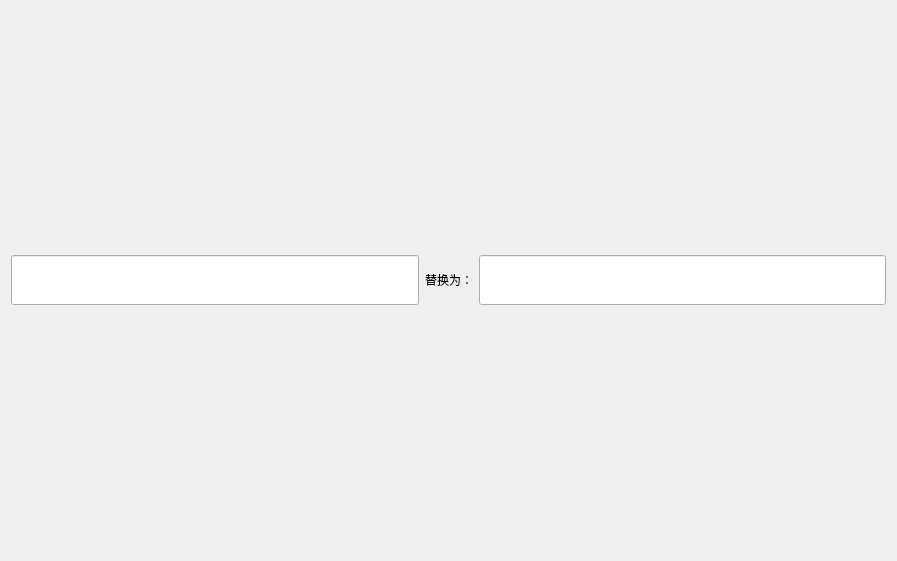
<?xml version="1.0" encoding="UTF-8"?>
<ui version="4.0">
 <class>TabReplace</class>
 <widget class="QWidget" name="TabReplace">
  <property name="geometry">
   <rect>
    <x>0</x>
    <y>0</y>
    <width>897</width>
    <height>561</height>
   </rect>
  </property>
  <property name="windowTitle">
   <string>Form</string>
  </property>
  <layout class="QGridLayout" name="gridLayout">
   <item row="0" column="0">
    <layout class="QHBoxLayout" name="horizontalLayout">
     <item>
      <widget class="QLineEdit" name="lineEdit_src">
       <property name="sizePolicy">
        <sizepolicy hsizetype="Expanding" vsizetype="Fixed">
         <horstretch>0</horstretch>
         <verstretch>0</verstretch>
        </sizepolicy>
       </property>
       <property name="minimumSize">
        <size>
         <width>0</width>
         <height>50</height>
        </size>
       </property>
       <property name="inputMethodHints">
        <set>Qt::ImhNone</set>
       </property>
       <property name="text">
        <string/>
       </property>
      </widget>
     </item>
     <item>
      <widget class="QLabel" name="label">
       <property name="sizePolicy">
        <sizepolicy hsizetype="Preferred" vsizetype="Fixed">
         <horstretch>0</horstretch>
         <verstretch>0</verstretch>
        </sizepolicy>
       </property>
       <property name="minimumSize">
        <size>
         <width>0</width>
         <height>50</height>
        </size>
       </property>
       <property name="text">
        <string>替换为：</string>
       </property>
       <property name="scaledContents">
        <bool>false</bool>
       </property>
       <property name="alignment">
        <set>Qt::AlignCenter</set>
       </property>
      </widget>
     </item>
     <item>
      <widget class="QLineEdit" name="lineEdit_dst">
       <property name="sizePolicy">
        <sizepolicy hsizetype="Expanding" vsizetype="Fixed">
         <horstretch>0</horstretch>
         <verstretch>0</verstretch>
        </sizepolicy>
       </property>
       <property name="minimumSize">
        <size>
         <width>0</width>
         <height>50</height>
        </size>
       </property>
      </widget>
     </item>
    </layout>
   </item>
  </layout>
 </widget>
 <resources/>
 <connections/>
</ui>
